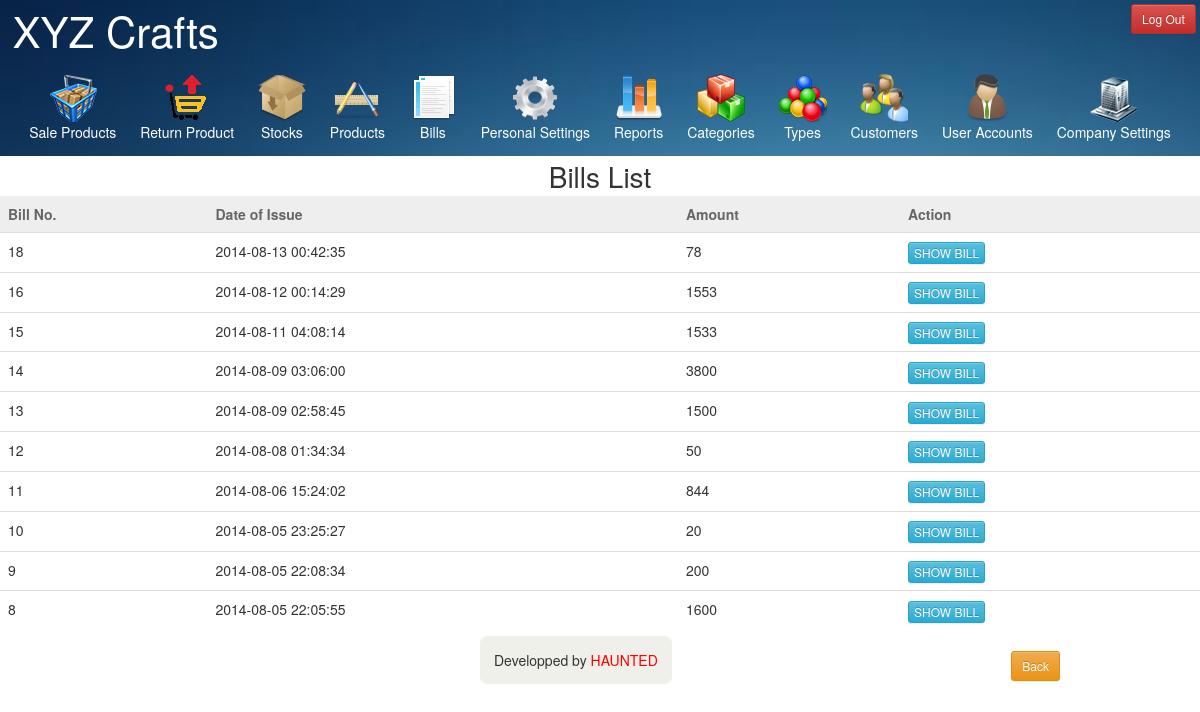
The app's page /bill.php (signed in) with its own data.
### tables this page shows
CREATE TABLE IF NOT EXISTS `company` (
  `company_id` int(11) NOT NULL AUTO_INCREMENT,
  `company_name` varchar(50) NOT NULL,
  `company_logo` varchar(100) DEFAULT NULL,
  PRIMARY KEY (`company_id`)
);

CREATE TABLE IF NOT EXISTS `invoices` (
  `invoice_id` int(11) NOT NULL AUTO_INCREMENT,
  `selling_date` datetime NOT NULL,
  `customer_id` int(11) NOT NULL,
  `employee_no` varchar(15) DEFAULT NULL,
  `amount` double NOT NULL,
  `discount` double NOT NULL,
  `vat` double NOT NULL,
  `cash_given` double NOT NULL,
  `cash_back` double NOT NULL,
  PRIMARY KEY (`invoice_id`)
);

### bill.php (the view, shortened to what this page needs)
<?php
	require 'mask.php';
	$sql="SELECT * FROM invoices ORDER BY selling_date DESC";
	$result=mysql_query($sql);
	if(mysql_num_rows($result)){
		echo "
		<div id='tableTitleDiv'>
		Bills List
		</div>
		";
		echo "
		<table class='table table-responsive sortable'>
			<thead>
				<tr>
					<td>Bill No.</td>
					<td>Date of Issue</td>
					<td>Amount</td>
					<td>Action</td>
				</tr>
			</thead>
			<tbody>
		";
		while($row=mysql_fetch_array($result)){
			$invoiceId=$row['invoice_id'];
			$sellingDate=$row['selling_date'];
			$amount=$row['cash_given']-$row['cash_back'];
			echo"
				<tr>
					<td>$invoiceId</td>
					<td>$sellingDate</td>
					<td>$amount</td>
					<td><input type='button' onClick='OpenInNewTab($invoiceId);' class='btn btn-info btn-xs' value='SHOW BILL'></td>
				<tr>
			";
		}
		echo "
			</tbody>
		</table>
		";
	}else{
		echo "No bills issued yet.";
	}
?>
<!DOCTYPE html>
<html>
<head>
</head>
<body>
	<div id="tableButtons">
		<a href="javascript:history.back()" class="btn btn-warning btn-sm">Back</a>
	</div>
</body>
</html>

### mask.php (shortened to what this page needs)
<?php
  function showTitle(){
    $sql="SELECT company_name FROM company";
    $result=mysql_query($sql);
    $row=mysql_fetch_array($result);
    $companyName=$row['company_name'];
    echo $companyName;
  }
  function showLogOutButton(){
    if(isset($_SESSION['id'])){
      echo '<input type="button" class="btn btn-sm btn-danger" role="button" id="signOutButton" value="Log Out" onClick="logOut();" /></p>';
    }
  }
?>
<!DOCTYPE html>
<html>
<head>
  <link rel="stylesheet" type="text/css" href="apiFiles/bootstrap.css">
  <link rel="stylesheet" type="text/css" href="apiFiles/bootstrap-theme.css">
  <link rel="stylesheet" type="text/css" href="css/pageStyle.css">
</head>
<body>
  <div id="header">
    <a href="panel.php" id="titleText"><?php showTitle(); ?></a>
    <div id="logOutDiv"><?php showLogOutButton(); ?></div>
  <div id="ribonBar">
  <div id="ribons">
    <a href="sale.php">
      <img src="images/sale.png">
      <div>Sale Products</div>
    </a>
    <a href="returnProduct.php">
      <img src="images/returnProduct.png">
      <div>Return Product</div>
    </a>
    <a href="stocks.php">
      <img src="images/stocks.png">
      <div>Stocks</div>
    </a>
    <a href="products.php">
      <img src="images/products.png">
      <div>Products</div>
    </a>
    <a href="bill.php">
      <img src="images/bills.png">
      <div>Bills</div>
    </a>
    <a href="accountSettings.php">
      <img src="images/accountSettings.png">
      <div>Personal Settings</div>
    </a>
    <?php
      if(isset($_SESSION['id'])){
        $id=$_SESSION['id'];
        $sql="SELECT is_admin FROM accounts WHERE account_id='$id'";
        $result=mysql_query($sql);
        $row=mysql_fetch_array($result);
        if($row['is_admin']==='1'){
          echo'
    <a href="reports.php">
      <img src="images/reports.png">
      <div>Reports</div>
    </a>
    <a href="categories.php" id="categories">
      <img src="images/categories.png">
      <div>Categories</div>
    </a>
    <a href="types.php">
      <img src="images/types.png">
      <div>Types</div>
    </a>
    <a href="customers.php">
      <img src="images/customers.png">
      <div>Customers</div>
    </a>
    <a href="employees.php">
      <img src="images/employees.png">
      <div>User Accounts</div>
    </a>
    <a href="companySettings.php">
      <img src="images/company.png">
      <div>Company Settings</div>
    </a>
          ';
        }else if($row['is_admin']==='2'){
          echo'
    <a href="reports.php">
      <img src="images/reports.png">
      <div>Reports</div>
    </a>
    <a href="categories.php" id="categories">
      <img src="images/categories.png">
      <div>Categories</div>
    </a>
    <a href="types.php">
      <img src="images/types.png">
      <div>Types</div>
    </a>
    <a href="customers.php">
      <img src="images/customers.png">
      <div>Customers</div>
    </a>
    <a href="employees.php">
      <img src="images/employees.png">
      <div>User Accounts</div>
    </a>
          ';
        }else if($row['is_admin']==='3'){
          echo'
    <a href="reports.php">
      <img src="images/reports.png">
      <div>Reports</div>
    </a>
    <a href="categories.php" id="categories">
      <img src="images/categories.png">
      <div>Categories</div>
    </a>
    <a href="types.php">
      <img src="images/types.png">
      <div>Types</div>
    </a>
    <a href="customers.php">
      <img src="images/customers.png">
      <div>Customers</div>
    </a>
          ';
        }
      }
    ?>
  </div>
  </div>
  </div>
  <div id="footerDiv">
    Developped by <span id="footerSpan">HAUNTED</span>
  </div>
</body>
</html>

### css/pageStyle.css (style rules this page uses)
table.sortable thead { background-color:#eee; color:#666666; font-weight: bold; cursor: default; }
#header { width: 100%; height: auto; background-image: url('../images/blueBack2.JPG'); background-size: 100%; }
#titleText { text-decoration: none; color: white; font-size: 3em; padding: 0.3em; }
#logOutDiv { float: right; padding: 0.3em; }
#ribons { text-align:center; }
#ribons a { margin:0px 10px; display:inline-block; text-decoration:none; color:white; }
#ribonBar { padding: 1em; }
#tableTitleDiv { font-size: 2em; text-align: center; }
#tableButtons { float: right; margin-right: 10em; }
#footerDiv { position: fixed; z-index: -10; margin:40% 0 0 40%; background-color: rgba(180,180,150,0.2); padding: 1em; border-radius: 0.5em; }
#footerSpan { color: red; }

### records on screen
company: company_name "XYZ Crafts"
invoices: invoice_id "18", selling_date "2014-08-13 00:42:35", amount "78"
invoices: invoice_id "16", selling_date "2014-08-12 00:14:29", amount "1553"
invoices: invoice_id "15", selling_date "2014-08-11 04:08:14", amount "1533"
invoices: invoice_id "14", selling_date "2014-08-09 03:06:00", cash_given "3800"
invoices: invoice_id "13", selling_date "2014-08-09 02:58:45", cash_given "1500"
invoices: invoice_id "12", selling_date "2014-08-08 01:34:34", cash_given "50"
invoices: invoice_id "11", selling_date "2014-08-06 15:24:02", cash_given "844"
invoices: invoice_id "10", selling_date "2014-08-05 23:25:27", cash_given "20"
invoices: invoice_id "9", selling_date "2014-08-05 22:08:34", cash_given "200"
invoices: invoice_id "8", selling_date "2014-08-05 22:05:55", cash_given "1600"
